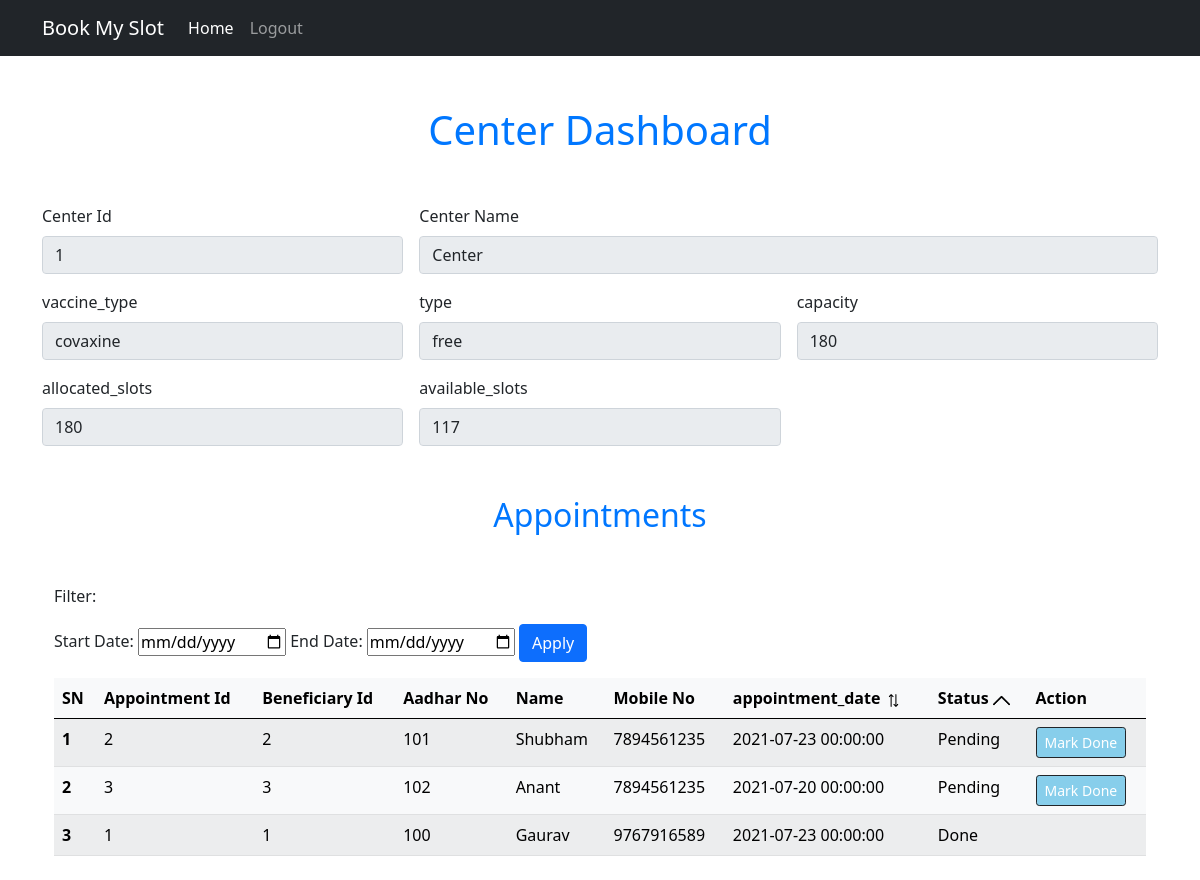
Page /center_dashboard?sort_by=status&order=desc (signed in) on the committed database.
### models.py (models this page shows)
class Center(db.Model):
    __tablename__= 'centers'
    center_id=db.Column(db.Integer, primary_key=True)
    center_name=db.Column(db.String(100), nullable=False)
    city=db.Column(db.String(100), nullable=False)
    district=db.Column(db.String(100), nullable=False)
    pin_code=db.Column(db.String(100), nullable=False)
    capacity=db.Column(db.String(100),nullable=False)
    allocated_slots=db.Column(db.Integer, nullable=False)
    available_slots=db.Column(db.Integer, nullable=False)
    vaccine_type=db.Column(db.String(100),nullable=False)
    type=db.Column(db.String, nullable=False)

class Bookings(db.Model):
    __tablename__= 'bookings'
    booking_id=db.Column(db.Integer, primary_key=True)
    user_id=db.Column(db.Integer,db.ForeignKey('users.id'))
    center_id=db.Column(db.Integer,db.ForeignKey('centers.center_id'))
    vaccine=db.Column(db.String(100),default='V1')
    type=db.Column(db.String,default='free')
    booking_date=db.Column(db.DateTime, default=datetime.datetime.utcnow())
    appointment_date=db.Column(db.DateTime, default=datetime.datetime.utcnow())
    status=db.Column(db.String(50), default='Pending')

class User(db.Model,UserMixin):
    __tablename__= 'users'
    id=db.Column(db.Integer, primary_key=True)
    first_name=db.Column(db.String(100), nullable=False)
    last_name=db.Column(db.String(100), nullable=False)
    aadhar_no=db.Column(db.Integer(), nullable=False,unique=True)
    birth_year=db.Column(db.Integer(), nullable=False)
    email=db.Column(db.String(100),nullable=False)
    mobile_no=db.Column(db.Integer(), nullable=False)
    password=db.Column(db.String(100), nullable=False)
    dose = db.Column(db.Integer(), nullable=True)

### routes.py (the view)
@app.route("/center_dashboard")
@login_required
def center_dashboard():
    if is_authorized_staff():
        try:
            center_data =get_center(current_user.center_id)
            order = request.args.get("order")
            sort_by = request.args.get("sort_by")
            start_date = request.args.get("start_date")
            end_date = request.args.get("end_date")
            user_appo_data=user_and_appo_data_sroted(current_user.center_id,sort_by=sort_by, order=order,start_date=start_date,end_date=end_date)
            logged_in_staff_data = get_staff_data(current_user.staff_id)
            errmsg=""
            if session.get("errmsg"):
                errmsg = session.get("errmsg")
                flash(errmsg,"danger")
            return render_template('center_dashboard.html', center=center_data,data=user_appo_data,logged_in_staff_data=logged_in_staff_data)
        except:
            flash("Some error occured, Try again later...","danger")
            return render_template('staff_login.html')
    else:
        flash("You are not a authorised staff to access this page","warning")
        return redirect(url_for("staff_login")),403

### auth.py (called while the page is built)
@login_manager.user_loader
def load_user(user_id):
    user=session.get('user_cat')
    if user == "Staff":
        return Staff.query.get(user_id)
    else:
        return User.query.get(user_id)

def is_authorized_staff():
    if not(session["user_cat"]=="Staff"):
        return False
    else:
        return True

### models.py (called while the page is built)
def get_staff_data(staff_id):
    result = Staff.query.get(staff_id)
    staff = staff_schema.dump(result)
    return staff

def get_center(center_id):
    result = Center.query.get(center_id)
    center = center_schema.dump(result)
    return center

### templates/center_dashboard.html (shortened to what this page needs)
{% extends 'base.html' %}
{% block body %}
<div class="container profile-container">
    <h1 class="center-text heading">Center Dashboard</h1>
    <form class="row g-3 " >
        {% if center %}
        {% set center_id=center.center_id %}
        {% set center_name=center.center_name %}
        {% set vaccine_type=center.vaccine_type %}
        {% set type=center.type %}
        {% set capacity=center.capacity%}
        {% set allocated_slots=center.allocated_slots%}
        {% set available_slots=center.available_slots%}
        {% set allocated_slots=center.allocated_slots%}
        {% else %}
        {% set center_id=NA %}
        {% set center_name=NA %}
        {% set vaccine_type=NA %}
        {% set type=NA %}
        {% set capacity=NA %}
        {% set allocated_slots= NA %}
        {% set available_slots= NA %}
        {% set allocated_slots= NA %}
        {% endif %}
        <div class="col-md-4">
            <label for="center_id" class="form-label">Center Id</label>
            <input type="number" class="form-control" id="center_id" value={{center_id}} disabled>
        </div>
        <div class="col-md-8">
            <label for="center_name" class="form-label">Center Name</label>
            <input type="text" class="form-control" id="name" name="center_name" value={{center_name}} disabled>
        </div>
        <div class="col-md-4">
            <label for="vaccine_type" class="form-label">vaccine_type</label>
            <input type="text" class="form-control" id="vaccine_type" value={{vaccine_type}} disabled>
        </div>
        <div class="col-md-4">
            <label for="type" class="form-label">type</label>
            <input type="text" class="form-control" id="vaccine_type" value={{type}} disabled>
        </div>
        <div class="col-md-4">
            <label for="capacity" class="form-label">capacity</label>
            <input type="number" class="form-control" id="capacity" value="{{capacity}}" disabled>
        </div>
        <div class="col-md-4">
            <label for="allocated_slots" class="form-label">allocated_slots</label>
            <input type="number" class="form-control" id="allocated_slots" value="{{allocated_slots}}" disabled>
        </div>
        <div class="col-md-4">
            <label for="available_slots" class="form-label">available_slots</label>
            <input type="number" class="form-control" id="available_slots" value="{{available_slots}}" disabled>
        </div>
    </form>
    <div class="container my-4">
        <h2 class="center-text heading">Appointments</h2>
        <div>
          <p>Filter:
              {% if request.args.get('start_date') %}
                  Start Date:
                  <input type="text" name="start_date" id="start_date" placeholder="{{request.args.get('start_date')}}" required>
                  End Date:
                  <input type="text" name="end_date" id="end_date" placeholder="{{request.args.get('end_date')}}" required>
                  <a href="{{url_for('center_dashboard')}}"><button class="btn btn-primary "> Cancle</button></a>
              {% else %}
              <form action="" method="GET">
                Start Date:
                <input type="date" name="start_date" id="start_date" required>
                End Date:
                <input type="date" name="end_date" id="end_date" required>
                <button type="submit" class="btn btn-primary">Apply</button>
              </form>
              {% endif %}
          </p>
        </div>
          {% if data|length ==0 %}
          <div class="alert alert-warning" role="alert">
            No Appointments...
          </div>
          {% else %}
      <table class="table table-light table-striped">
        <thead>
            <tr>
              <th scope="col">SN</th>
              <th scope="col">Appointment Id</th>
              <th scope="col">Beneficiary Id </th>
              <th scope="col">Aadhar No</th>
              <th scope="col">Name</th>
              <th scope="col">Mobile No</th>
              <th scope="col">appointment_date
                {% if request.args.get('order') and request.args.get('sort_by')=='appointment_date' %}
                    {% if request.args.get('order')=='asc' %}
                      <a href="{{ url_for('center_dashboard',sort_by='appointment_date',order='desc') }}" >
                        <img class="sort-icon" src="{{ url_for('static',filename='images/d_arrow.png') }}" alt="">
                      </a>
                    {% else %}
                    <a href="{{ url_for('center_dashboard',sort_by='appointment_date',order='asc') }}" >
                      <img class="sort-icon" src="{{ url_for('static',filename='images/u_arrow.png') }}" alt="">
                    </a>
                    {% endif %}
                {% else %}
                  <a href="{{ url_for('center_dashboard',sort_by='appointment_date',order='desc') }}" >
                    <img class="sort-icon" src="{{ url_for('static',filename='images/sort.png') }}" alt="">
                  </a>
                {% endif %}
              </th>
              <th scope="col">Status
                {% if request.args.get('order') and request.args.get('sort_by')=='status' %}
                    {% if request.args.get('order')=='asc' %}
                      <a href="{{ url_for('center_dashboard',sort_by='status',order='desc') }}" >
                        <img class="sort-icon" src="{{ url_for('static',filename='images/d_arrow.png') }}" alt="">
                      </a>
                    {% else %}
                    <a href="{{ url_for('center_dashboard',sort_by='status',order='asc') }}" >
                      <img class="sort-icon" src="{{ url_for('static',filename='images/u_arrow.png') }}" alt="">
                    </a>
                    {% endif %}
                {% else %}
                  <a href="{{ url_for('center_dashboard',sort_by='status',order='desc') }}" >
                    <img class="sort-icon" src="{{ url_for('static',filename='images/sort.png') }}" alt="">
                  </a>
                {% endif %}
              </th>
              <th scope="col">Action</th>
            </tr>
          </thead>
          <tbody>
            {% for d in data %}
              <tr>
                <th scope="row">{{loop.index}}</th>
                <td>{{d.booking_id}}</td>
                <td>{{d.user_id}}</td>
                <td>{{d.aadhar_no}}</td>
                <td>{{d.first_name}}</td>
                <td>{{d.mobile_no}}</td>
                {% set date = d.appointment_date %}
                <td>{{date}}</td>
                <td>{{d.status}}</td>
                <td>
                  {% if not d.status == "Done" %}
                  <a href="/shot_done/{{d.user_id}}" class="btn btn-dark btn-sm shot_done_btn">Mark Done</a>
                  {% endif  %}
              </tr>
              {% endfor %}
          </tbody>
      </table>
      {% endif %}
    </div>
</div>
{% endblock body %}

### static/css/style.css (style rules this page uses)
.heading { margin: 50px auto; text-align: center; color: rgb(0, 119, 255); }
.center-text { text-align: center; }
.shot_done_btn { background-color: skyblue; }
.sort-icon { height: 17px; }

### rows in the picture
Center: vaccine_type "covaxine", type "free", capacity "180"
Bookings: booking_id "2", user_id "2", aadhar_no "101", first_name "Shubham", mobile_no "7894561235", appointment_date "2021-07-23 00:00:00", status "Pending"
Bookings: booking_id "3", user_id "3", aadhar_no "102", first_name "Anant", mobile_no "7894561235", appointment_date "2021-07-20 00:00:00", status "Pending"
Bookings: booking_id "1", user_id "1", aadhar_no "100", first_name "Gaurav", mobile_no "9767916589", appointment_date "2021-07-23 00:00:00", status "Done"
